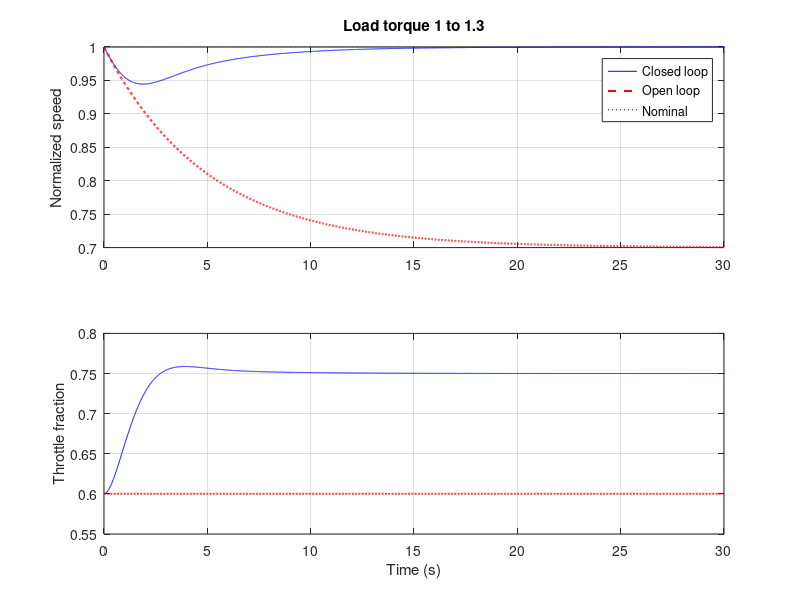
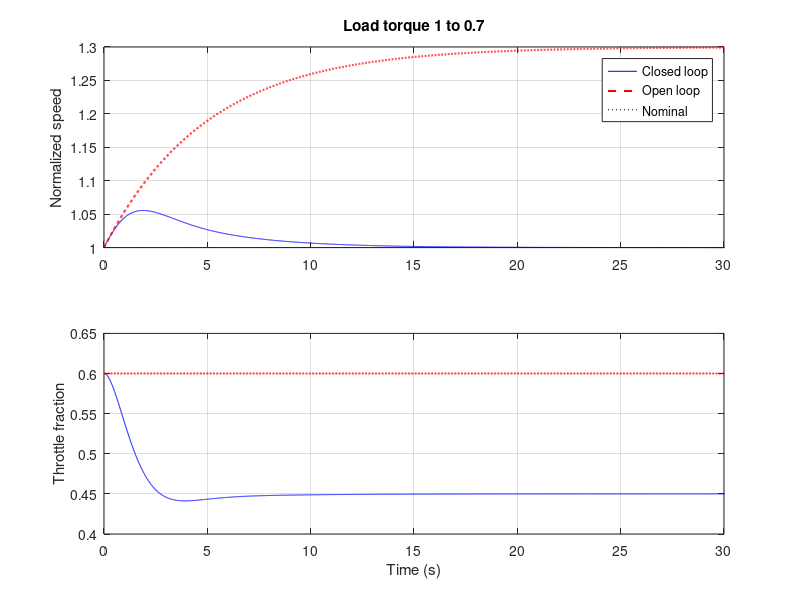

The MATLAB source for these figures, in order:
function run_governor()

root = fileparts(fileparts(mfilename('fullpath')));
res = fullfile(root,'results');
figdir = fullfile(root,'figures');

if ~exist(res,'dir'), mkdir(res); end
if ~exist(figdir,'dir'), mkdir(figdir); end

M = 5;
D = 1;
K = 2;
tau = .5;
kp = 2;
ki = .5;
dt = .01;
t = (0:dt:60)';

A = [-D/M,0,K/M;1,0,0;-kp/tau,-ki/tau,-1/tau];
b = [-1/M;0;0];

poles = eig(A);
disp('Closed-loop poles:');
disp(poles);

assert(all(real(poles)<0));
assert((M+tau*D)*(D+K*kp)>tau*M*K*ki);

fid = fopen(fullfile(res,'matlab_metrics.csv'),'w');
fprintf(fid,'load,peak_speed,peak_time,settling_s,throttle_min,throttle_max,max_exact_error\n');

for j = 1:2
    d = .3*(3-2*j);
    labels = {'increase','decrease'};
    label = labels{j};
    y = zeros(length(t),3);

    for n = 2:length(t)
        old = y(n-1,:)';
        a = A*old+b*d;
        c = A*(old+dt*a/2)+b*d;
        e = A*(old+dt*c/2)+b*d;
        g = A*(old+dt*e)+b*d;
        y(n,:) = (old+dt*(a+2*c+2*e+g)/6)';
    end

    yeq = -A\(b*d);
    exact = zeros(size(y));

    for n = 1:length(t)
        exact(n,:) = (yeq-expm(A*t(n))*yeq)';
    end

    err = max(abs(y(:)-exact(:)));
    assert(err<1e-8);

    open = 1-d/D*(1-exp(-D*t/M));
    speed = 1+y(:,1);
    throttle = .6+y(:,3);

    [~,idx] = max(abs(y(:,1)));
    bad = find(abs(y(:,1))>.02*abs(d));
    ts = 0;

    if ~isempty(bad)
        ts = NaN;
        if bad(end)<length(t)
            ts = t(bad(end)+1);
        end
    end

    fprintf(fid,'%.9g,%.12g,%.9g,%.9g,%.12g,%.12g,%.4g\n',...
        1+d,speed(idx),t(idx),ts,min(throttle),max(throttle),err);

    data = [t,speed,throttle,open,.6*ones(size(t)),.01*y(:,2)];

    out = fullfile(res,[label '_matlab.csv']);
    f = fopen(out,'w');
    fprintf(f,'time_s,closed_speed,closed_throttle,open_speed,open_throttle,level_change_m\n');
    fclose(f);
    dlmwrite(out,data,'-append','precision','%.12g');

figure;

    subplot(2,1,1);
    plot(t,speed,'b-',t,open,'r--','linewidth',1.5);
    hold on;
    plot(t,ones(size(t)),'k:');
    ylabel('Normalized speed');
    legend('Closed loop','Open loop','Nominal');
    grid on;
    xlim([0 30]);
    title(sprintf('Load torque 1 to %.1f',1+d));

    subplot(2,1,2);
    plot(t,throttle,'b-',t,.6*ones(size(t)),'r--','linewidth',1.5);
    xlabel('Time (s)');
    ylabel('Throttle fraction');
    grid on;
    xlim([0 30]);

    print(gcf,fullfile(figdir,[label '_matlab.png']),'-dpng','-r180');

    assert(min(throttle)>0 && max(throttle)<1);
end

fclose(fid);

minmargin = Inf;

for mask = 0:63
    factors = .8+.4*bitget(mask,1:6);
    p = [M D K tau kp ki].*factors;
    rr = roots([p(4)*p(1),p(1)+p(4)*p(2),...
        p(2)+p(3)*p(5),p(3)*p(6)]);
    minmargin = min(minmargin,-max(real(rr)));
end

assert(minmargin>0);
fprintf('Worst corner decay margin: %.9g /s\n',minmargin);
fprintf('Completed. Compare results with verified.json; no Python needed for this run.\n');

end
